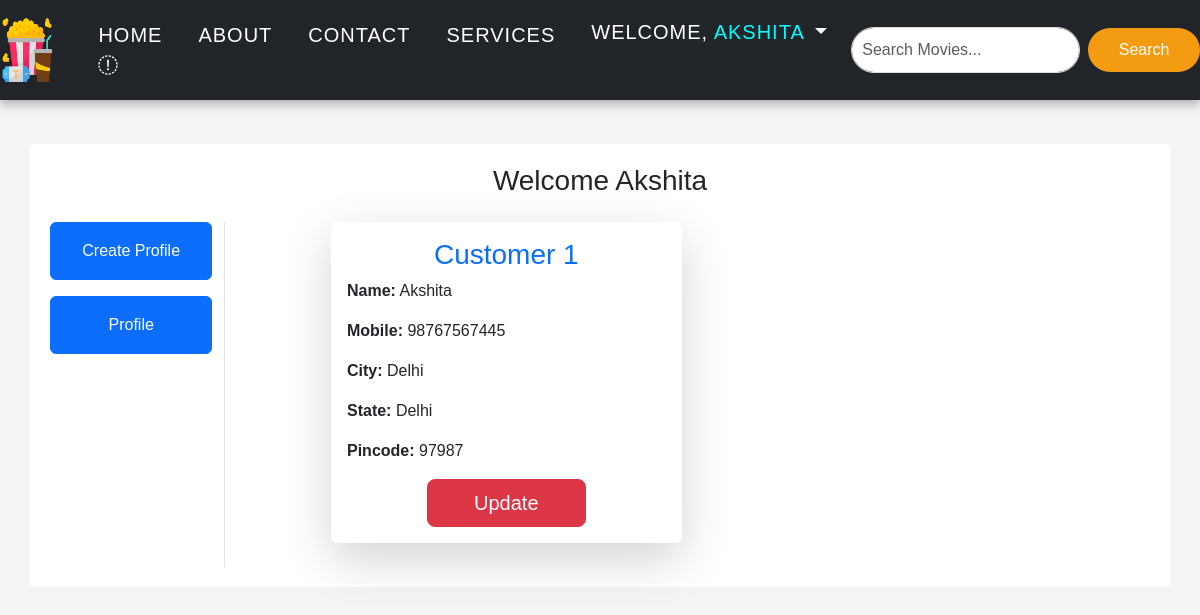
The app's page /address/ (signed in) with its own data.
### movieapp/models.py (models this page shows, shortened)
class Customer(models.Model):
    user = models.ForeignKey(User,on_delete=models.CASCADE)
    name = models.CharField(max_length=100)
    city = models.CharField(max_length=100)
    mobile = models.IntegerField()
    zipcode = models.IntegerField()
    state = models.CharField(choices=STATE_CHOICES,max_length=100)

### movieapp/views.py (the view)
# urls.py: path('address/',views.get,name='address'),
@login_required(login_url='/error2/')  # Redirect to error2
def get(request):
    add = Customer.objects.filter(user=request.user)
    return render(request, 'address.html', {'add': add})

### movieapp/templates/address.html (shortened to what this page needs)
{% extends 'base.html' %}
{% load static %}
{% block tarun %}
  <div class="container my-5">
    <div class="row">
      <h3 class="text-center mb-4 animated fadeIn">Welcome <span class="text-capitalize">{{ request.user }}</span></h3>
      <div class="col-sm-2 border-end">
        <ul class="list-unstyled">
          <li class="mb-3">
            <a href="{% url 'profile' %}" class="btn btn-primary btn-block py-3 animated fadeInUp">Create Profile</a>
          </li>
          <li class="mb-3">
            <a href="{% url 'address' %}" class="btn btn-primary btn-block py-3 animated fadeInUp">Profile</a>
          </li>
        </ul>
      </div>
      <div class="col-sm-8 offset-sm-1">
        <div class="row">
          {% for ad in add %}
            <div class="col-sm-6 mb-4 animated fadeInUp">
              <div class="card shadow-lg rounded-lg border-0">
                <div class="card-body">
                  <h3 class="card-title text-center text-primary">Customer {{ forloop.counter }}</h3>
                  <p><strong>Name:</strong> {{ ad.name }}</p>
                  <p><strong>Mobile:</strong> {{ ad.mobile }}</p>
                  <p><strong>City:</strong> {{ ad.city }}</p>
                  <p><strong>State:</strong> {{ ad.state }}</p>
                  <p><strong>Pincode:</strong> {{ ad.zipcode }}</p>
                  <div class="text-center">
                    <a href="{% url "updateprofile" pk=ad.pk %}" class="btn btn-danger btn-lg mt-3 animated bounceIn w-50">Update</a>
                  </div>
                </div>
              </div>
            </div>
          {% endfor %}
        </div>
      </div>
    </div>
  </div>
{% endblock tarun %}

### movieapp/templates/base.html (shortened to what this page needs)
{% load static %}
{% block main %}
<!doctype html>
<html lang="en">
  <head>
    <link href="https://cdn.jsdelivr.net/npm/bootstrap@5.3.3/dist/css/bootstrap.min.css" rel="stylesheet">
    <link rel="stylesheet" href="{% static 'app/css/owl.carousel.min.css' %}">
    <link rel="stylesheet" href="{% static 'app/css/all.min.css' %}">
    <link rel="stylesheet" href="{% static 'app/css/stylesheet.css' %}">
  </head>
  <body>
    <div class="container-fluid">
      <div class="row">
        <div class="col-12">
          <nav class="navbar navbar-expand-lg navbar-dark bg-dark w-100">
            <a class="navbar-brand" href="{% url "home" %}">
                <img src="{% static 'app/images/cinema.png' %}" alt="logo" class="img-fluid" style="width: 70px; height: 70px;">
            </a>
            <div class="collapse navbar-collapse" id="navbarNav">
              <ul class="navbar-nav ms-auto">
                <li class="nav-item"><a class="nav-link fs-5" href="{% url 'home' %}">HOME <i class="fa-regular fa-house"></i></a></li>
                <li class="nav-item"><a class="nav-link fs-5" href="{% url 'about' %}">ABOUT</a></li>
                <li class="nav-item"><a class="nav-link fs-5" href="{% url 'contact' %}">CONTACT</a></li>
                <li class="nav-item"><a class="nav-link fs-5" href="{% url 'services' %}">SERVICES</a></li>
                {% if user.is_authenticated %}
                <li class="nav-item dropdown">
                  <h3 class="nav-link dropdown-toggle fs-5"id="navbarDropdown" role="button" data-bs-toggle="dropdown" aria-expanded="false">
                    Welcome,<span style="color:aqua;"> {{ user.username }}</span>
                  </h3>
                </li>
                {% endif %}
              </ul>
              <form class="d-flex ms-3" method="post" id="searchForm">
                <input class="form-control me-2" type="search" name="query" id="searchInput" placeholder="Search Movies..." aria-label="Search">
                <button class="btn btn-warning" type="submit" id="searchBtn">Search</button>
              </form>
            </div>
          </nav>
        </div>
      </div>
    </div>
    <br><br> <br> <br>
    {% block tarun %}{% endblock tarun %}
  </body>
</html>
{% endblock main %}

### movieapp/static/app/css/stylesheet.css (style rules this page uses)
body { font-family: 'Arial', sans-serif; margin: 0; padding: 0; background-color: #f4f4f4; width: 100%; }
.container-fluid { padding-left: 0; padding-right: 0; }
.navbar { background-color: #222; box-shadow: 0 4px 10px rgba(0, 0, 0, 0.3); width: 100%; z-index: 1000; position: sticky; top: 0; }
.navbar .navbar-nav .nav-item { margin-left: 20px; }
.navbar .nav-link { font-size: 18px; text-transform: uppercase; letter-spacing: 1px; color: #fff; padding: 12px 20px; border-radius: 5px; transition: all 0.3s ease; }
.navbar .navbar-brand img { width: 70px; height: 70px; transition: transform 0.3s ease; }
#searchForm { display: flex; align-items: center; }
#searchInput { width: 250px; padding: 10px; border-radius: 25px; border: 1px solid #ddd; transition: all 0.3s ease; }
#searchBtn { background-color: #f39c12; border: none; color: white; padding: 10px 20px; border-radius: 25px; cursor: pointer; transition: all 0.3s ease; }
.container { width: 100%; margin: auto; background: white; padding: 20px; border-radius: 5px; }
.btn { display: block; margin: auto; width: 100%; }

### movieapp/templates/base.html (style rules this page uses)
body { font-family: 'Arial', sans-serif; margin: 0; padding: 0; background-color: #f4f4f4; width: 100%; }
.container-fluid { padding-left: 0; padding-right: 0; }

### records on screen
Customer: name "Akshita", mobile "98767567445", city "Delhi", state "Delhi", zipcode "97987"

### other values on screen
{{ user.username }} "AKSHITA"
{{ request.user }} "Akshita"
